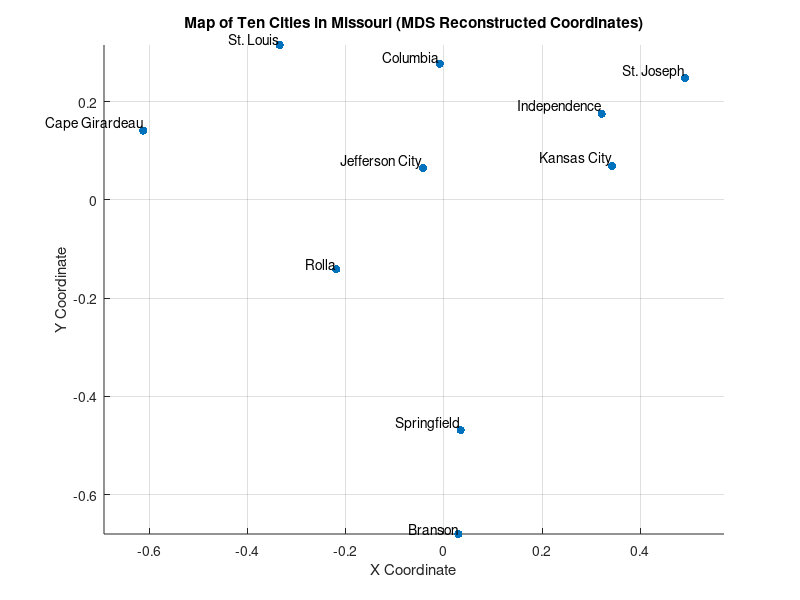

The MATLAB script that drew this image:
% Step 1: Load the distance matrix
distance_matrix = load('MOCityDistS24.dat');

% Step 2: Apply MDS
% Square the distances to obtain dissimilarities
dissimilarities = distance_matrix .^ 2;

% Double centering
n = size(dissimilarities, 1);
J = eye(n) - ones(n) / n;
B = -0.5 * J * dissimilarities * J;

% Eigendecomposition
[V, D] = eig(B);
[~, idx] = sort(diag(D), 'descend');
eigenvalues = diag(D(idx, idx));
eigenvectors = V(:, idx);

% Step 3: Extract coordinates
% Columbia is the third city
x3 = eigenvectors(3, 1:2)';
% Rolla is the sixth city
x6 = eigenvectors(6, 1:2)';
% Kansas City is the fifth city
x5 = eigenvectors(5, 1:2)';
% Saint Louis is the seventh city
x7 = eigenvectors(7, 1:2)';

% Since the first components of the two eigenvectors in V+ should be negative, multiply them by -1
if x3(1) > 0
    x3 = -x3;
end
if x6(1) > 0
    x6 = -x6;
end    
if x5(1) > 0
    x5 = -x5;
end
if x7(1) > 0
    x7 = -x7;
end

% Display results
fprintf('Coordinates of Columbia (x3): [%f, %f]\n', x3(1), x3(2));
fprintf('Coordinates of Rolla (x6): [%f, %f]\n', x6(1), x6(2));
fprintf('Coordinates of KC (x5): [%f, %f]\n', x5(1), x5(2));
fprintf('Coordinates of STL (x7): [%f, %f]\n', x7(1), x7(2));

% Compute the Euclidean distance between Columbia and Rolla
distance_Columbia_Rolla = sqrt(sum((x3 - x6).^2));

% Compute the Euclidean distance between Kansas City and St. Louis
distance_KansasCity_StLouis = sqrt(sum((x5 - x7).^2));

% Display results
fprintf('Recomputed Euclidean distance between Columbia and Rolla: %.2f', distance_Columbia_Rolla);
fprintf('Recomputed Euclidean distance between Kansas City and St. Louis: %.2f', distance_KansasCity_StLouis);




% Load the driving distances between each pair of cities
distance_matrix = load('MOCityDistS24.dat');

% Perform MDS to derive coordinates
% Square the distances to obtain dissimilarities
dissimilarities = distance_matrix .^ 2;

% Double centering
n = size(dissimilarities, 1);
J = eye(n) - ones(n) / n;
B = -0.5 * J * dissimilarities * J';

% Eigendecomposition
[V, D] = eig(B);
[~, idx] = sort(diag(D), 'descend');
eigenvalues = diag(D(idx, idx));
eigenvectors = V(:, idx);

% Extract coordinates
estimated_coordinates = eigenvectors(:, 1:2);

% Given city names
city_names = {'Branson', 'Cape Girardeau', 'Columbia', 'Jefferson City', 'Kansas City', ...
    'Rolla', 'St. Louis', 'Springfield', 'St. Joseph', 'Independence'};

% Plot the map
figure;
scatter(estimated_coordinates(:,1), estimated_coordinates(:,2), 'filled');
hold on;

% Annotate each point with city name
for i = 1:numel(city_names)
    text(estimated_coordinates(i,1), estimated_coordinates(i,2), city_names{i}, ...
        'VerticalAlignment', 'bottom', 'HorizontalAlignment', 'right');
end

% Set plot title and axis labels
title('Map of Ten Cities in Missouri (MDS Reconstructed Coordinates)');
xlabel('X Coordinate');
ylabel('Y Coordinate');
grid on;
axis equal;

% Save the plot as a PNG file
saveas(gcf, 'map_ten_cities.png');

